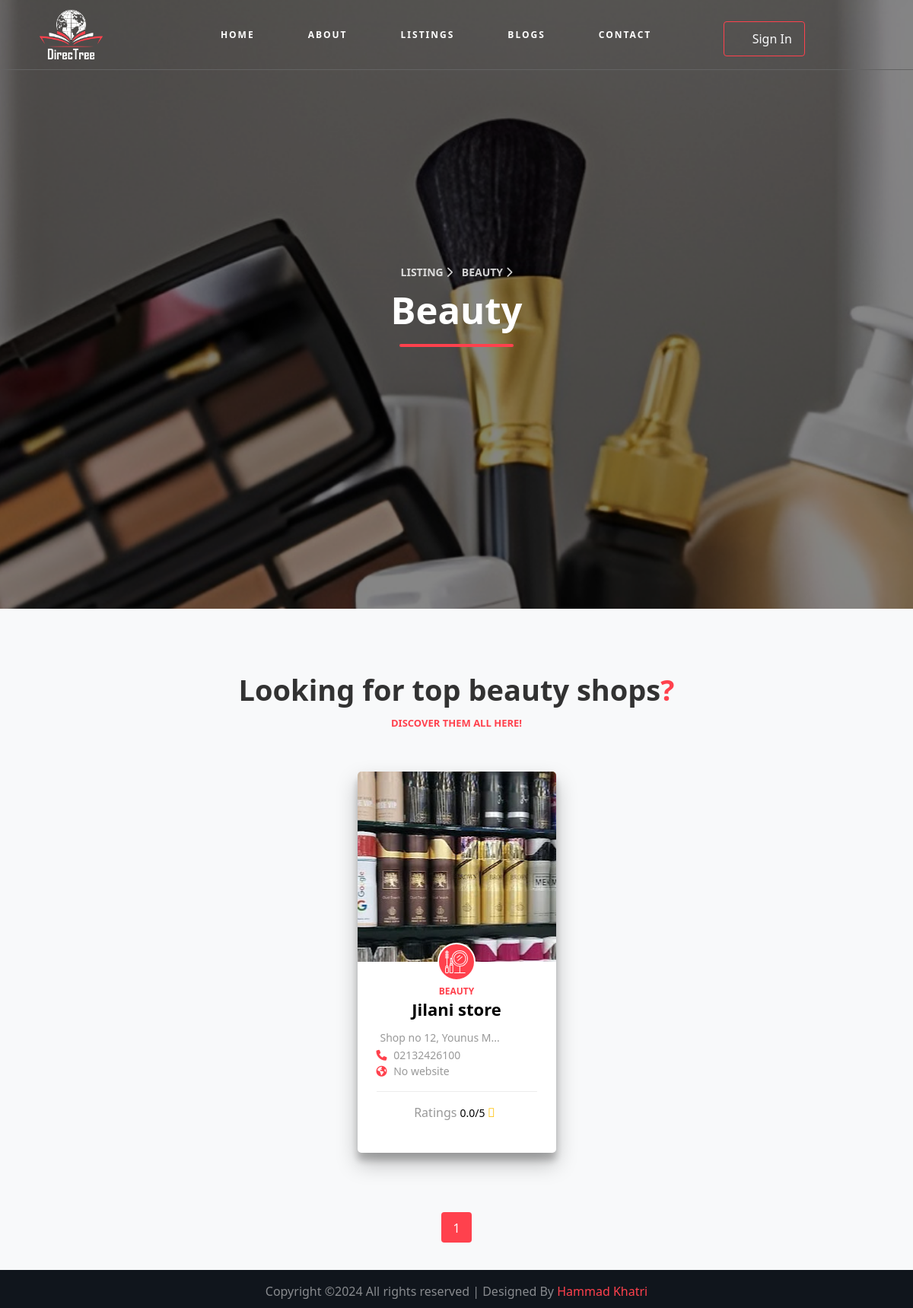
/beauty.php, run on the app's committed database.
### tables this page shows
CREATE TABLE `listings` (
  `id` int(11) NOT NULL,
  `username` text NOT NULL,
  `listing_cat` varchar(250) NOT NULL,
  `name` text NOT NULL,
  `desciption` text NOT NULL,
  `address` text NOT NULL,
  `location` text NOT NULL,
  `open_time` time NOT NULL,
  `close_time` time NOT NULL,
  `phone` text NOT NULL,
  `website` text NOT NULL,
  `picture` text NOT NULL,
  `status` enum('pending','approved','rejected') NOT NULL,
  `add_time` datetime NOT NULL DEFAULT current_timestamp()
);

### beauty.php (the view, shortened to what this page needs)
<!DOCTYPE html>
<html lang="en">
<head>
    <link href="https://cdn.jsdelivr.net/npm/bootstrap@5.0.2/dist/css/bootstrap.min.css" rel="stylesheet"
>
    <link rel="stylesheet" href="https://cdn.jsdelivr.net/npm/aos@2.3.4/dist/aos.css">
    <link rel="stylesheet" href="css/simple-line-icons.css">
    <link rel="stylesheet" href="https://cdnjs.cloudflare.com/ajax/libs/font-awesome/6.6.0/css/all.min.css">
    <link rel="stylesheet" href="https://cdnjs.cloudflare.com/ajax/libs/ionicons/4.5.6/css/ionicons.min.css">
    <link rel="stylesheet" href="css/themify-icons.css">
    <link rel="stylesheet" href="css/set1.css">
    <link rel="stylesheet" href="css/style.css">
</head>
<body data-aos-easing="ease" data-aos-duration="400" data-aos-delay="0">
    <?php
    include 'partials/_nav.php';
    ?>
    <section id="beauty-hero" class="d-flex align-items-center">
        <div class="overlay"></div>
        <div class="container-fluid">
            <div class="row no-gutters slider-text align-items-center justify-content-center">
                <div class="col-lg-8 text-center pb-5 mt-5 ">
                    <div class="row text-center justify-content-center">
                        <div class="col-lg-9">
                            <p class="breadcrumbs text-center">
                                <span class="me-2">
                                    <a href="listing.php">
                                        Listing
                                        <i class="fa fa-chevron-right"></i>
                                    </a>
                                </span>
                                <span>
                                    Beauty
                                    <i class="fa fa-chevron-right"></i>
                                </span>
                            <div class="styled-heading">
                                <h1>Beauty</h1>
                            </div>
                            </p>
                        </div>
                    </div>
                </div>
            </div>
        </div>
    </section>
    <section id="beauty" class="ftco-section mb-0 bg-light">
        <div class="container-xl">
            <div class="row justify-content-center mb-5 mt-5">
                <div class="col-md-12 heading-section text-center" data-aos="fade-up" data-aos-duration="1000">
                    <h2>
                        Looking for top beauty shops<span>?</span>
                    </h2>
                    <span class="subheading">Discover them all here!</span>
                </div>
            </div>
        </div>
        <div class="container">
            <div class="row justify-content-center">
            <?php
                $page = isset($_GET['page']) ? $_GET['page'] : 1;
                $limit = 8;
                $offset = ($page - 1) * $limit;
                $sql = "SELECT * FROM `listings` WHERE `listing_cat` = 'Beauty' AND `status` = 'approved' ORDER BY `id` LIMIT $limit OFFSET $offset";
                $result = mysqli_query($conn, $sql);
                if (mysqli_num_rows($result) > 0) {
                    while ($row = mysqli_fetch_assoc($result)) {
                ?>
                        <div class="col-md-6 col-lg-3 d-flex align-items-stretch aos-init aos-animate" data-aos="fade-up"
                            data-aos-delay="100" data-aos-duration="1000">
                            <div class="listing-wrap">
                                <a href="admin/listing/<?php echo $row['picture']; ?>"
                                    class="img img-property d-flex align-items-center justify-content-center glightbox"
                                    style="background-image: url(admin/listing/<?php echo $row['picture']; ?>); background-position: center;">
                                </a>
                                <div class="text text-center">
                                    <?php
                                    include 'partials/_svgLogic.php';
                                    ?>
                                    <span class="subheading"><?php echo $row['listing_cat']; ?></span>
                                    <h3><a href="details.php?id=<?php echo $row['id']; ?>#details-hero"><?php echo substr($row['name'], 0, 17); ?></a></h3>
                                    <ul>
                                        <li>
                                            <p><span class="ion-ios-pin" style="font-size: 18px;"></span>
                                                <?php echo substr($row['address'], 0, 20) . '...'; ?>
                                            </p>
                                        </li>
                                        <li>
                                            <p><span class="fa fa-phone"></span>
                                                <?php
                                                if (isset($row['phone']) && !empty($row['phone'])) {
                                                    echo $row['phone'];
                                                } else {
                                                    echo 'No phone number';
                                                }
                                                ?>
                                            </p>
                                        </li>
                                        <li>
                                            <p>
                                                <span class="fa fa-earth"></span>
                                                <?php
                                                if (isset($row['website']) && !empty($row['website'])) {
                                                    echo substr($row['website'], 0, 25) . '...';
                                                } else {
                                                    echo 'No website';
                                                }
                                                ?>
                                            </p>
                                        </li>
                                    </ul>
                                    <div class="info-wrap2 d-flex align-items-center mb-3">
                                        <p class="review">
                                            <span class="rev">Ratings <small>
                                                    <?php
                                                    $good = 0;
                                                    $bad = 0;
                                                    $totalRating = $good + $bad;
                                                    if ($totalRating > 0) {
                                                        $ratingPer = ($good / $totalRating) * 5;
                                                    } else {
                                                        $ratingPer = 0;
                                                    }
                                                    echo round($ratingPer) . '.0/5';
                                                    ?>
                                                </small>
                                                <span class="ico ion-ios-star"></span>
                                            </span>
                                            <br>
                                        </p>
                                    </div>
                                </div>
                            </div>
                        </div>
                <?php
                    }
                }
                ?>
            </div>
            <?php
            $sql = "SELECT COUNT(*) AS total FROM `listings` WHERE `listing_cat` = 'Beauty' AND `status` = 'approved'";
            $totalResult = mysqli_query($conn, $sql);
            $totalRow = mysqli_fetch_assoc($totalResult);
            $totalBlogs = $totalRow['total'];
            $pages = ceil($totalBlogs / $limit);
            ?>
            <div class="row mt-5">
                <div class="col text-center">
                    <div class="block-27">
                        <ul>
                            <?php for ($i = 1; $i <= $pages; $i++): ?>
                                <li class="<?php echo ($i == $page) ? 'active' : ''; ?>">
                                    <?php if ($i == $page): ?>
                                        <span><?php echo $i; ?></span>
                                    <?php else: ?>
                                        <a href="?page=<?php echo $i; ?>"><?php echo $i; ?></a>
                                    <?php endif; ?>
                                </li>
                            <?php endfor; ?>
                        </ul>
                    </div>
                </div>
            </div>
        </div>
    </section>
    <?php
    include 'partials/_footer.php';
    ?>
</body>
</html>

### partials/_svgLogic.php (shortened to what this page needs)
<?php
            if ($row['listing_cat'] === 'Food & Drink') {
                echo'
                <a href="food_drink.php">
                                <div class="icon d-flex align-items-center justify-content-center">
                                    <svg version="1.1" id="Layer_1" xmlns="http://www.w3.org/2000/svg"
                                        xmlns:xlink="http://www.w3.org/1999/xlink" viewBox="0 0 503.607 503.607"
                                        xml:space="preserve">
                                        <g transform="translate(1 1)">
                                            <g>
                                                <path
                                                    d="M485.82,82.92H376.705V46.109l54.557-31.176c4.197-2.518,5.875-7.554,3.357-11.751s-7.554-5.036-11.751-3.357 l-58.754,33.574c-0.418,0.251-0.794,0.533-1.147,0.831c-1.922,1.465-3.05,3.81-3.05,6.723V82.92H250.803 c-9.233,0-16.787,7.554-16.787,16.787v33.574c0,6.308,3.529,11.829,8.709,14.696l1.666,33.32 c-20.724-3.946-43.922-6.048-69.129-6.048C69.505,175.248-1,212.179-1,267.576v8.393c0,9.233,7.554,16.787,16.787,16.787h8.393 v18.997c-12.177,3.394-21.682,12.859-24.341,25.489c-1.679,9.233,0.839,18.466,6.715,26.02c4.225,5.432,10.622,9.55,17.626,11.754 v9.251C10.294,384.717-1,396.277-1,410.264v15.948c0,13.987,11.294,25.547,25.18,25.998v25.202c0,14.269,10.911,25.18,25.18,25.18 h251.803h151.921c13.43,0,24.341-10.911,25.18-24.341l15.649-330.285c5.17-2.87,8.692-8.384,8.692-14.686V99.707 C502.607,90.474,495.052,82.92,485.82,82.92z M250.803,99.707H485.82v33.574H250.803V99.707z M40.967,384.245v-8.446 c5.448-1.186,10.649-3.6,15.108-7.501c4.197-4.197,7.554-10.072,9.233-16.787h26.02c4.197,14.269,16.787,25.18,32.734,25.18 c15.948,0,29.377-10.911,32.734-25.18h36.092c4.197,14.269,16.787,25.18,32.734,25.18c15.948,0,29.377-10.911,32.734-25.18h26.859 c1.679,6.715,4.197,12.59,9.233,16.787c4.259,3.651,9.404,6.411,15.108,7.658v8.289H40.967z M338.692,316.947 c-3.615-2.959-7.811-5.23-12.348-6.564v-17.626h8.393c9.233,0,16.787-7.554,16.787-16.787v-8.393c0-1.129-0.037-2.25-0.092-3.365 c-0.005-0.089-0.009-0.178-0.014-0.267c-0.56-10.565-3.6-20.524-9.646-29.875c-0.369-0.588-0.756-1.171-1.146-1.752 c8.389-4.192,17.617-6.708,27.683-6.708c32.734,0,58.754,26.02,58.754,58.754s-26.02,58.754-58.754,58.754 c-5.875,0-10.911-0.839-16.787-2.518C350.966,331.104,345.945,322.728,338.692,316.947z M15.787,267.576 c0-44.485,65.469-75.541,159.475-75.541c76.159,0,133.582,20.385,152.643,51.778c4.549,7.698,6.832,15.73,6.832,23.762v8.393 h-16.787H32.574H15.787V267.576z M309.557,292.756v16.787H40.967v-16.787H309.557z M19.984,352.349 c-2.518-2.518-4.197-6.715-3.357-12.59c0.839-7.554,9.233-13.43,17.626-13.43h283.698c8.253,0,16.487,8.115,16.761,16.366 c-0.274,8.224-8.522,15.544-17.6,16.369c-0.979,0-1.909,0.236-2.765,0.639c-3.17-0.406-5.659-1.509-8.147-3.997 c-3.357-2.518-5.036-7.554-5.036-12.59c0-5.036-3.357-8.393-8.393-8.393h-41.967c-5.036,0-8.393,3.357-8.393,8.393 c0,9.233-7.554,16.787-16.787,16.787s-16.787-7.554-16.787-16.787c0-5.036-3.357-8.393-8.393-8.393h-50.361 c-5.036,0-8.393,3.357-8.393,8.393c0,9.233-7.554,16.787-16.787,16.787s-16.787-7.554-16.787-16.787 c0-5.036-3.357-8.393-8.393-8.393H57.754c-5.036,0-8.393,3.357-8.393,8.393c0,5.036-1.679,10.072-5.036,11.751 c-2.518,3.357-6.715,4.197-10.911,4.197C28.377,359.064,23.341,356.546,19.984,352.349z M15.787,427.051v-15.948 c0-10.911,9.233-10.072,9.233-10.072h7.554h285.377h8.393c5.036,0,9.233,4.197,9.233,9.233v15.948 c0,5.036-4.197,9.233-9.233,9.233h-8.393H32.574H25.02C19.984,435.445,15.787,431.248,15.787,427.051z M40.967,477.412v-25.18 h268.59v25.18c0,5.036-3.357,8.393-8.393,8.393H49.361C44.325,485.805,40.967,482.448,40.967,477.412z M461.479,477.412 c0,5.036-4.197,8.393-8.393,8.393H324.991c0.631-1.881,1.055-3.87,1.241-5.947c0.068-0.536,0.112-1.071,0.112-1.607v-0.839 v-24.341c11.206-0.659,20.338-7.532,23.744-17.363c1.277-2.949,2.079-6.151,2.276-9.496v-15.948 c0-14.269-11.751-26.02-26.02-26.02v-7.904c10.101-2.746,18.231-9.898,22.313-19.034c6.339,1.818,12.802,2.597,19.654,2.597 c41.967,0,75.541-33.574,76.38-76.38c0-41.967-33.574-75.541-75.541-75.541c-14.46,0-27.671,3.747-39.64,11.22 c-15.491-14.839-38.644-26.471-67.803-34.032l-1.672-35.103h217.39L461.479,477.412z" />
                                            </g>
                                        </g>
                                    </svg>
                                </div>
                            </a>
                ';
            }
            elseif ($row['listing_cat'] === 'Beauty') {
                echo '
                <a href="beauty.php">
                                <div class="icon d-flex align-items-center justify-content-center">
                                </div>
                            </a>
                ';
            }
?>

### data on the page
listings: picture (picture), listing_cat "BEAUTY", name "Jilani store", address "Shop no 12, Younus M", phone "02132426100", website "No website", ratingPer "0"
